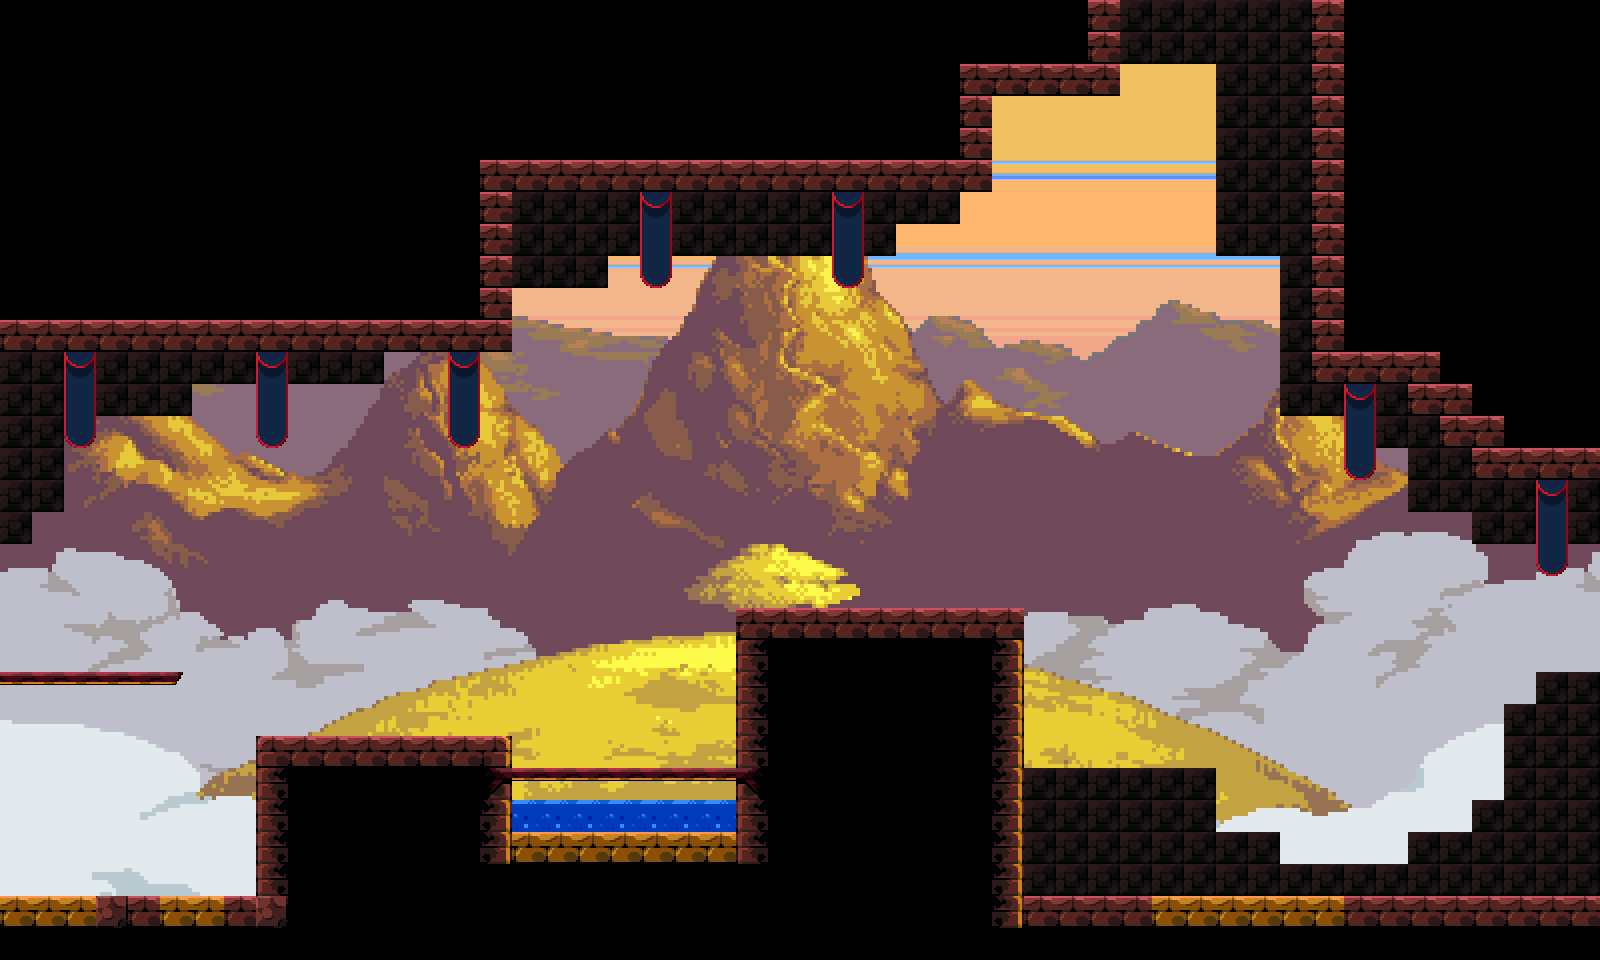

The image is a tile-based game level rendered from a .tmx file. Its description and source (layers, tilesets, objects; grid data summarised) follow:
An orthogonal 50x30 tile map with 32x32 px tiles, 2 tile layers (BGD, Tile Layer 1), 2 tilesets and 3 objects (2x WALL, PLAYER).

<map version="1.2" tiledversion="1.2.0" orientation="orthogonal" renderorder="right-up" width="50" height="30" tilewidth="32" tileheight="32" infinite="0" nextlayerid="10" nextobjectid="30">
 <tileset firstgid="1" name="BCKG" tilewidth="32" tileheight="32" tilecount="1296" columns="48">
  <image source="BCKG.png" trans="0011ff" width="1536" height="864" />
 </tileset>
 <tileset firstgid="1297" name="tileset" tilewidth="32" tileheight="32" tilecount="143" columns="13">
  <image source="tileset.png" trans="0011ff" width="416" height="352" />
 </tileset>
 <layer id="8" name="BGD" width="50" height="30">
  <data>[1500 cells, 1350 non-empty, 1296 distinct tile ids]</data>
 </layer>
 <layer id="2" name="Tile Layer 1" width="50" height="30">
  <data>[1500 cells, 832 non-empty, 17 distinct tile ids]</data>
 </layer>
 <objectgroup id="9" name="Colliders">
  <object id="25" type="WALL" x="0" y="896" width="288" height="32" />
  <object id="26" type="PLAYER" x="0" y="736" width="160" height="128" />
  <object id="29" type="WALL" x="256" y="736" width="32" height="160" />
 </objectgroup>
</map>